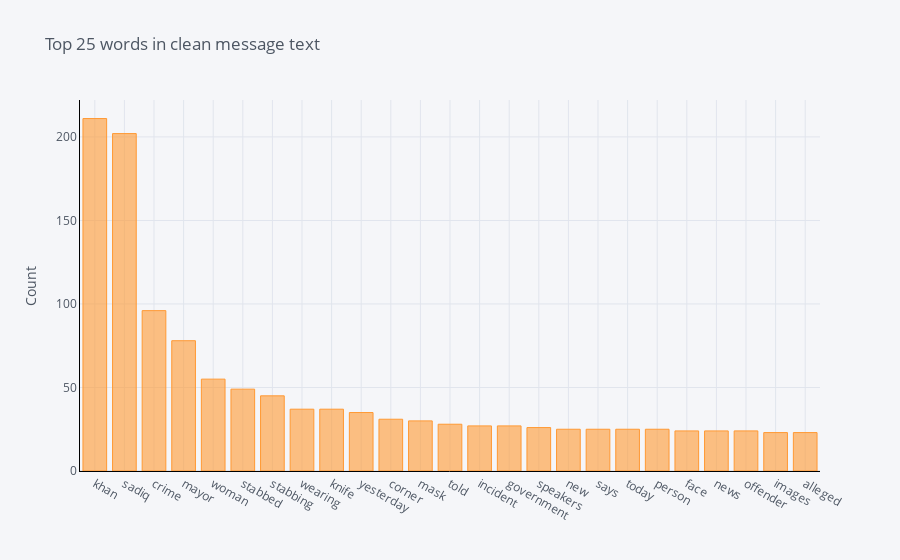
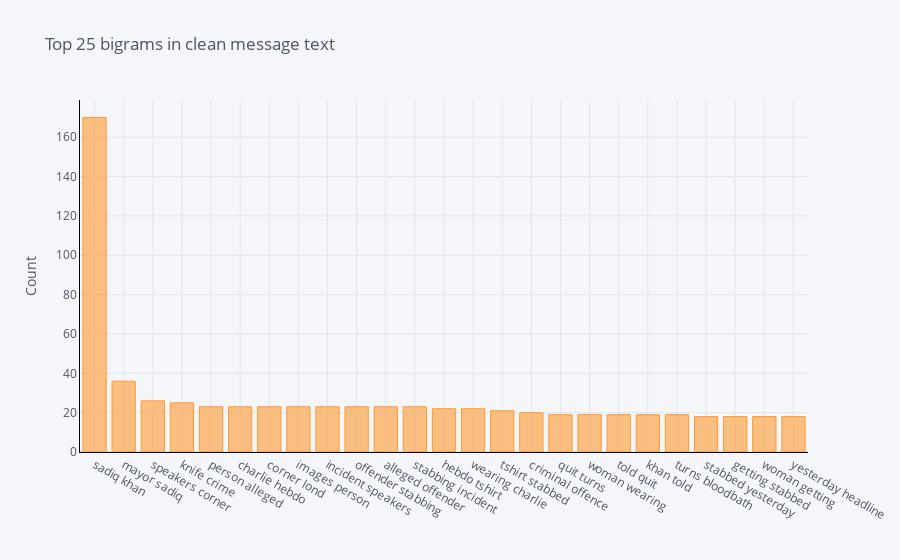
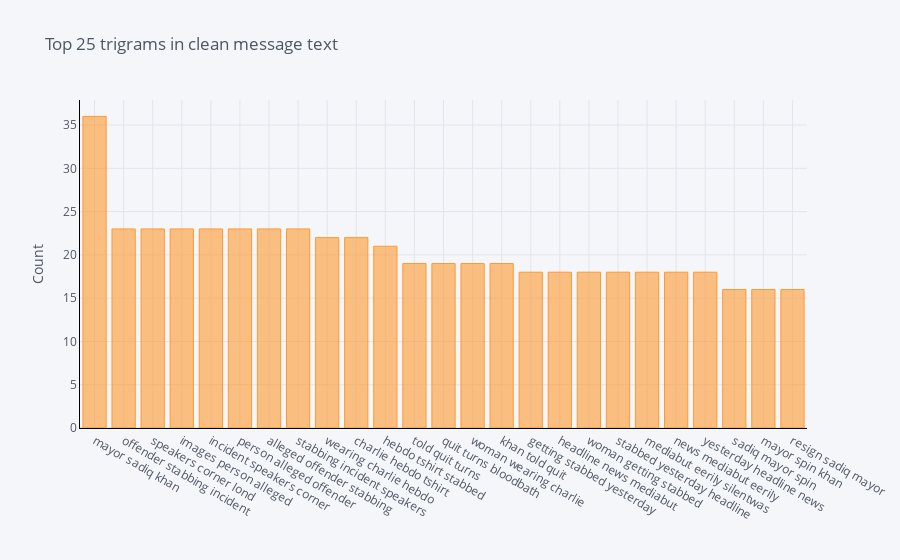

Source (notebook cell) for these figures, in order:
### Code cell
tw_nlp.plot_ngrams(pruned_tweets[pruned_tweets.target==0], 'Clean_MessageText')

### Figure 1 — Plotly figure (JSON) as saved in the notebook; plotly's stock layout.template omitted (floating-point values rounded to 4 significant figures)
{"data": [{"marker": {"color": "rgba(255, 153, 51, 0.6)", "line": {"color": "rgba(255, 153, 51, 1.0)", "width": 1}}, "name": "count", "orientation": "v", "text": "", "type": "bar", "x": ["khan", "sadiq", "crime", "mayor", "woman", "stabbed", "stabbing", "wearing", "knife", "yesterday", "corner", "mask", "told", "incident", "government", "speakers", "new", "says", "today", "person", "face", "news", "offender", "images", "alleged"], "y": [211, 202, 96, 78, 55, 49, 45, 37, 37, 35, 31, 30, 28, 27, 27, 26, 25, 25, 25, 25, 24, 24, 24, 23, 23]}], "layout": {"legend": {"bgcolor": "#F5F6F9", "font": {"color": "#4D5663"}}, "paper_bgcolor": "#F5F6F9", "plot_bgcolor": "#F5F6F9", "title": {"font": {"color": "#4D5663"}, "text": "Top 25 words in clean message text"}, "xaxis": {"gridcolor": "#E1E5ED", "linecolor": "black", "showgrid": true, "tickfont": {"color": "#4D5663"}, "title": {"font": {"color": "#4D5663"}, "text": ""}, "zerolinecolor": "#E1E5ED"}, "yaxis": {"gridcolor": "#E1E5ED", "linecolor": "black", "showgrid": true, "tickfont": {"color": "#4D5663"}, "title": {"font": {"color": "#4D5663"}, "text": "Count"}, "zerolinecolor": "#E1E5ED"}}}

### Figure 2 — Plotly figure (JSON) as saved in the notebook; plotly's stock layout.template omitted (floating-point values rounded to 4 significant figures)
{"data": [{"marker": {"color": "rgba(255, 153, 51, 0.6)", "line": {"color": "rgba(255, 153, 51, 1.0)", "width": 1}}, "name": "count", "orientation": "v", "text": "", "type": "bar", "x": ["sadiq khan", "mayor sadiq", "speakers corner", "knife crime", "person alleged", "charlie hebdo", "corner lond", "images person", "incident speakers", "offender stabbing", "alleged offender", "stabbing incident", "hebdo tshirt", "wearing charlie", "tshirt stabbed", "criminal offence", "quit turns", "woman wearing", "told quit", "khan told", "turns bloodbath", "stabbed yesterday", "getting stabbed", "woman getting", "yesterday headline"], "y": [170, 36, 26, 25, 23, 23, 23, 23, 23, 23, 23, 23, 22, 22, 21, 20, 19, 19, 19, 19, 19, 18, 18, 18, 18]}], "layout": {"legend": {"bgcolor": "#F5F6F9", "font": {"color": "#4D5663"}}, "paper_bgcolor": "#F5F6F9", "plot_bgcolor": "#F5F6F9", "title": {"font": {"color": "#4D5663"}, "text": "Top 25 bigrams in clean message text"}, "xaxis": {"gridcolor": "#E1E5ED", "linecolor": "black", "showgrid": true, "tickfont": {"color": "#4D5663"}, "title": {"font": {"color": "#4D5663"}, "text": ""}, "zerolinecolor": "#E1E5ED"}, "yaxis": {"gridcolor": "#E1E5ED", "linecolor": "black", "showgrid": true, "tickfont": {"color": "#4D5663"}, "title": {"font": {"color": "#4D5663"}, "text": "Count"}, "zerolinecolor": "#E1E5ED"}}}

### Figure 3 — Plotly figure (JSON) as saved in the notebook; plotly's stock layout.template omitted (floating-point values rounded to 4 significant figures)
{"data": [{"marker": {"color": "rgba(255, 153, 51, 0.6)", "line": {"color": "rgba(255, 153, 51, 1.0)", "width": 1}}, "name": "count", "orientation": "v", "text": "", "type": "bar", "x": ["mayor sadiq khan", "offender stabbing incident", "speakers corner lond", "images person alleged", "incident speakers corner", "person alleged offender", "alleged offender stabbing", "stabbing incident speakers", "wearing charlie hebdo", "charlie hebdo tshirt", "hebdo tshirt stabbed", "told quit turns", "quit turns bloodbath", "woman wearing charlie", "khan told quit", "getting stabbed yesterday", "headline news mediabut", "woman getting stabbed", "stabbed yesterday headline", "mediabut eerily silentwas", "news mediabut eerily", "yesterday headline news", "sadiq mayor spin", "mayor spin khan", "resign sadiq mayor"], "y": [36, 23, 23, 23, 23, 23, 23, 23, 22, 22, 21, 19, 19, 19, 19, 18, 18, 18, 18, 18, 18, 18, 16, 16, 16]}], "layout": {"legend": {"bgcolor": "#F5F6F9", "font": {"color": "#4D5663"}}, "paper_bgcolor": "#F5F6F9", "plot_bgcolor": "#F5F6F9", "title": {"font": {"color": "#4D5663"}, "text": "Top 25 trigrams in clean message text"}, "xaxis": {"gridcolor": "#E1E5ED", "linecolor": "black", "showgrid": true, "tickfont": {"color": "#4D5663"}, "title": {"font": {"color": "#4D5663"}, "text": ""}, "zerolinecolor": "#E1E5ED"}, "yaxis": {"gridcolor": "#E1E5ED", "linecolor": "black", "showgrid": true, "tickfont": {"color": "#4D5663"}, "title": {"font": {"color": "#4D5663"}, "text": "Count"}, "zerolinecolor": "#E1E5ED"}}}
